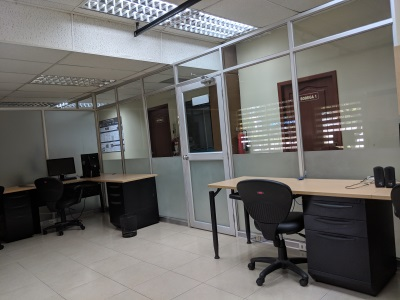
#> input picture dataset/left/0000.jpg, 400 x 300 px; its folder holds only this picture in this run
$ python match_features.py
#> lines starting #> are read from the running program, lines starting #| are printed output that depends on the picture; after the words box and inside, x2 and y2 are one past the last pixel; in counts of white or black regions, pixels touching at a corner belong together; pictures that were not available may be replaced by others from this repository, and a replacement may not be noted
import cv2
import sys
import os.path
import numpy as np


def drawMatches(img1, kp1, img2, kp2, matches):

	rows1 = img1.shape[0]
	cols1 = img1.shape[1]
	rows2 = img2.shape[0]
	cols2 = img2.shape[1]

	out = np.zeros((max([rows1,rows2]),cols1+cols2,3), dtype='uint8')
	out[:rows1,:cols1] = np.dstack([img1])
	out[:rows2,cols1:] = np.dstack([img2])
	for mat in matches:
		img1_idx = mat.queryIdx
		img2_idx = mat.trainIdx
		(x1,y1) = kp1[img1_idx].pt
		(x2,y2) = kp2[img2_idx].pt

		cv2.circle(out, (int(x1),int(y1)), 4, (255, 0, 0, 1), 1)
		cv2.circle(out, (int(x2)+cols1,int(y2)), 4, (255, 0, 0, 1), 1)
		cv2.line(out, (int(x1),int(y1)), (int(x2)+cols1,int(y2)), (255, 0, 0, 1), 1)

	return out


src_pts = dst_pts = []


# [152 lines left out: functions get_morpholy, click_event, crop_image, not called in this run]


# Initiate SIFT detector
def sift_surf_feature(img1,img2,mtype="SIFT",max_match=0.5,show=True):
	if mtype=="SIFT":
		method = cv2.xfeatures2d.SIFT_create()
	else:
		method = cv2.xfeatures2d.SURF_create()  #(400, 5, 5)

	# find the keypoints and descriptors with SIFT
	kp1, des1 = method.detectAndCompute(img1,None)
	kp2, des2 = method.detectAndCompute(img2,None)

	# BFMatcher with default params
	bf = cv2.BFMatcher(crossCheck=True)
	#bf = cv2.BFMatcher(cv2.NORM_HAMMING, crossCheck=True)
	#bf = cv2.BFMatcher(cv2.NORM_L2, crossCheck=True)
	matches = bf.match(des1,des2)
	matches = sorted(matches, key=lambda val: val.distance)
	#match_img = cv2.drawMatches(img1,kp1,img2,kp2,matches[:20],None,flags=2)
	match_img = drawMatches(img1,kp1,img2,kp2,matches[:20])

	if show:
		cv2.imshow(mtype+' Matched Features', match_img)
		cv2.setMouseCallback(mtype+' Matched Features', click_event)
		#cv2.waitKey(0)

	index_params = dict(algorithm = 0, trees = 5)
	search_params = dict(checks = 50)
	flann = cv2.FlannBasedMatcher(index_params,search_params)

	good = []
	for m,n in flann.knnMatch(des1,des2,k=2):
		#print(m.distance ,n.distance, 0.8*n.distance)
		if m.distance < max_match*n.distance:  #lower, less common points
			good.append(m)

	img1_pts = img2_pts = np.zeros((0,2),dtype=np.float32).reshape(-1,1,2)

	print(mtype+" pts:",len(good))

	if len(good)>8:
		img1_pts = np.float32([kp1[m.queryIdx].pt for m in good]).reshape(-1,1,2)
		img2_pts = np.float32([kp2[m.trainIdx].pt for m in good]).reshape(-1,1,2)
		# [15 lines of commented-out code are left out]

	return img1_pts,img2_pts


# [27 lines left out: function orb_feature, not called in this run]


def compare(img1, img2):
	global src_pts,dst_pts
	#img2 = cv2.resize(img2,(640,480),interpolation=cv2.INTER_CUBIC)

	sift_img1_pts,sift_img2_pts = sift_surf_feature(img1,img2,"SIFT",True)
	surf_img1_pts,surf_img2_pts = sift_surf_feature(img1,img2,"SURF",True)
	orb_img1_pts,orb_img2_pts = orb_feature(img1,img2,True)

	src_pts = np.concatenate((sift_img1_pts,surf_img1_pts,orb_img1_pts))
	dst_pts = np.concatenate((sift_img2_pts,surf_img2_pts,orb_img2_pts))


	print("Total pts:",len(src_pts))


	# [11 lines of commented-out code are left out]


dataset_folder = "dataset"

if os.path.exists(dataset_folder):
	files_left = [dataset_folder+"/left/"+img for img in os.listdir(dataset_folder+"/left") if img.endswith(".jpg")]
	files_right = [dataset_folder+"/right/"+img for img in os.listdir(dataset_folder+"/right") if img.endswith(".jpg")]

	for i in range(len(files_left)):
		img1 = cv2.imread(files_left[i],0)
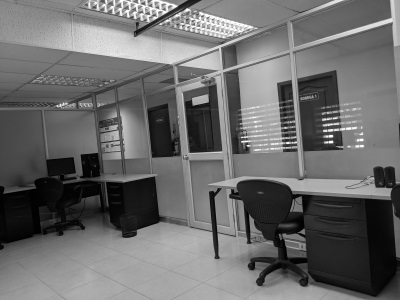
#> img1: shape (300, 400); min 0, max 255, mean 107
		img2 = cv2.imread(files_right[i],0)
		#img1 = cv2.resize(img1,(340,280),interpolation=cv2.INTER_CUBIC)
		#img2 = cv2.resize(img2,(340,280),interpolation=cv2.INTER_CUBIC)

		img1_heigth,img1_width = img1.shape[:2]
#> img1_heigth = 300; img1_width = 400

		compare(img1,img2)
#> in sift_surf_feature, `kp1, des1 = method.detectAndCompute(img1,None)`: kp1 = 600 keypoints; strongest (x, y, size): (331, 136, 2.2), (325, 131, 2), (331, 130, 2.2), (187, 10, 2.4)
#> in sift_surf_feature, `kp2, des2 = method.detectAndCompute(img2,None)`: kp2 has the same summary as kp1
#> in sift_surf_feature, `matches = bf.match(des1,des2)`: matches = 600 matches
#> in drawMatches, `out[:rows1,:cols1] = np.dstack([img1])`:
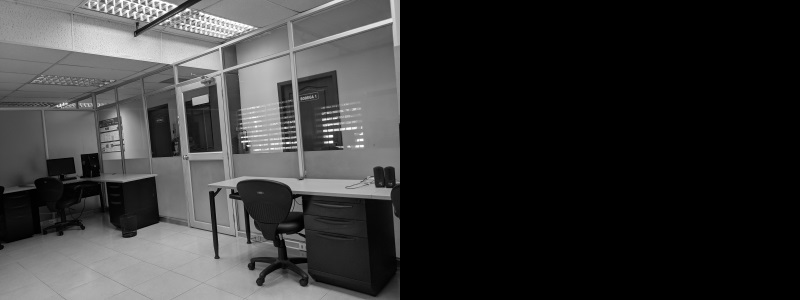
#> out: shape (300, 800, 3); min 0, max 255, mean 53.5
#> in drawMatches, `out[:rows2,cols1:] = np.dstack([img2])`:
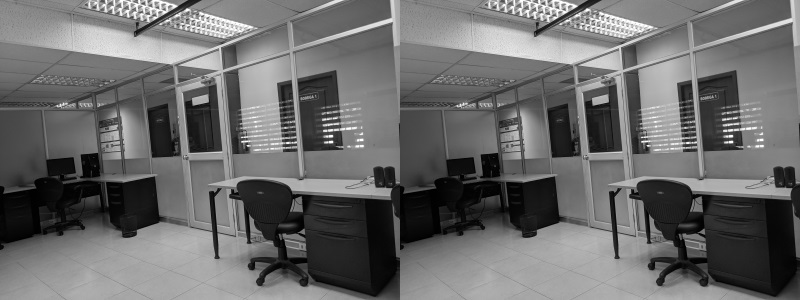
#> out: shape (300, 800, 3); min 0, max 255, mean 107
#> the loop in drawMatches, `for mat in matches:` made 20 passes
#> (x1, y1, x2, y2) on passes 1 to 12: (5.21, 191.7, 5.21, 191.7), (5.21, 191.7, 5.21, 191.7), (20.72, 185.9, 20.72, 185.9), (28.64, 82.66, 28.64, 82.66), (33.32, 186.7, 33.32, 186.7), (33.32, 186.7, 33.32, 186.7), (34.87, 78.05, 34.87, 78.05), (37.76, 181.9, 37.76, 181.9), (42.26, 171.9, 42.26, 171.9), (42.66, 172.5, 42.66, 172.5), (42.92, 83.11, 42.92, 83.11), (45, 232.6, 45, 232.6)
#> after the loop in drawMatches, `for mat in matches:`:
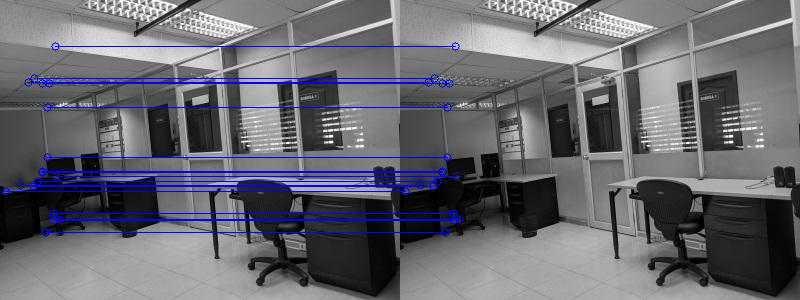
#> out: shape (300, 800, 3); 3.11% of pixels changed, all inside (x1, y1, x2, y2) = (1, 42, 464, 237); drawn as B, G, R
#| SIFT pts: 600
#> in sift_surf_feature, `img1_pts = np.float32([kp1[m.queryIdx].pt for m in good]).reshape(-1,1..`: img1_pts = 600 rows, first 8: [5.21, 191.7], [5.21, 191.7], [20.72, 185.9], [28.64, 82.66], [33.32, 186.7], [33.32, 186.7], [34.87, 78.05], [37.76, 181.9]
#> in sift_surf_feature, `img2_pts = np.float32([kp2[m.trainIdx].pt for m in good]).reshape(-1,1..`: img2_pts has the same summary as img1_pts
#> in compare, `sift_img1_pts,sift_img2_pts = sift_surf_feature(img1,img2,"SIFT",True)`: sift_img1_pts has the same summary as img1_pts in sift_surf_feature; sift_img2_pts has the same summary as img1_pts in sift_surf_feature
#> (the run stopped early here; a loop or call above may not have finished)
